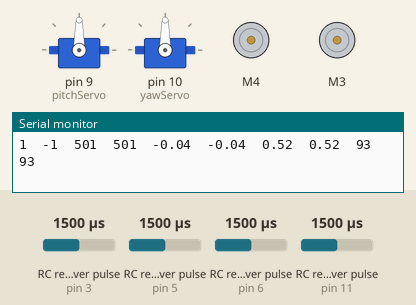
Bench run of a sketch on a simulated Arduino Uno, built with avr-gcc and run on an emulated ATmega328P. Parts: 2 × servo, 2 × DC motor (green arrow = forward, orange = backward, longer = faster), the last lines printed to the serial monitor. Wiring (inferred from the names in the program): 4 × RC receiver channel: data pin 3 / data pin 5 / data pin 6 / data pin 11. The test bench sets the inputs (shaded band); at power-on: RC receiver pulse (sensors on pin 3, pin 5, pin 6, pin 11) 1500 µs.

Above: at 1.2 s.
1.3 s: RC receiver pulse (sensor on pin 3) set to 1020 µs
At 1.7 s:
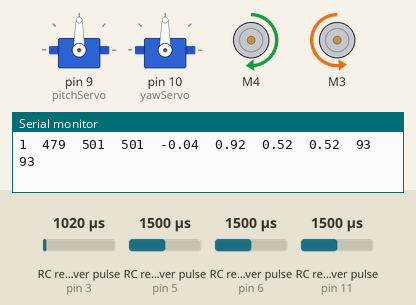
2.8 s: RC receiver pulse (sensor on pin 5) set to 1020 µs
At 4.0 s:
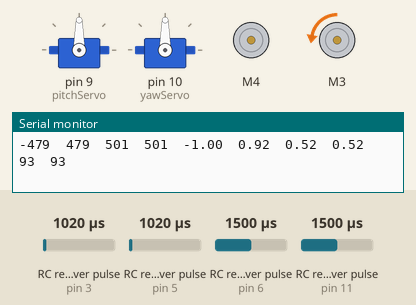
4.3 s: RC receiver pulse (sensor on pin 6) set to 1020 µs
At 5.2 s:
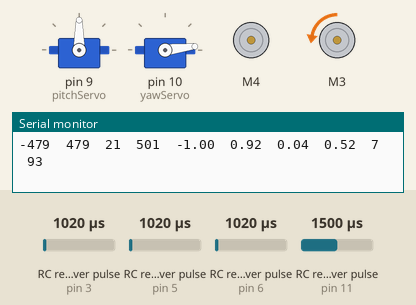
5.8 s: RC receiver pulse (sensor on pin 11) set to 1020 µs
At 6.3 s:
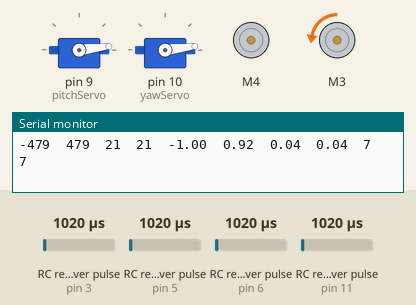
7.3 s: RC receiver pulse (sensor on pin 3) set to 1250 µs
At 8.5 s:
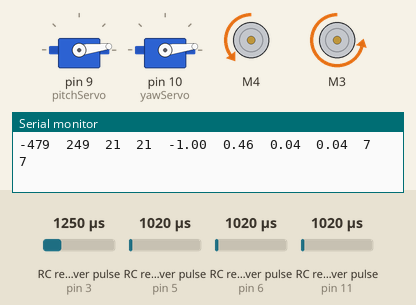
8.8 s: RC receiver pulse (sensor on pin 5) set to 1250 µs
At 9.8 s:
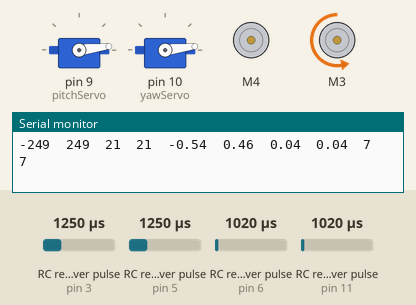
Timing chart, 0 to 11.3 s (numbered marks = the images above; inputs shaded):
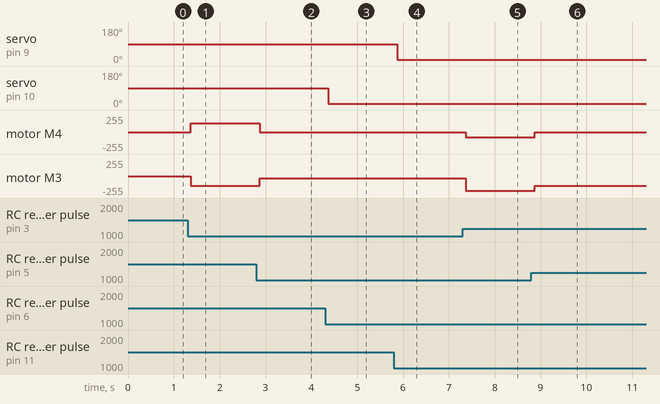

The sketch:

camerabot.ino
```cpp
/*
 *  camerabot brain
*/

#include <Servo.h>

#include <Wire.h>
#include <Adafruit_MotorShield.h>
#include "utility/Adafruit_PWMServoDriver.h"

// Create the motor shield object with the default I2C address
Adafruit_MotorShield AFMS = Adafruit_MotorShield();
// Or, create it with a different I2C address (say for stacking)
// Adafruit_MotorShield AFMS = Adafruit_MotorShield(0x61);

// Select which 'port' M1, M2, M3 or M4. In this case, M1
Adafruit_DCMotor *rightMotor = AFMS.getMotor(4);
// You can also make another motor on port M2
Adafruit_DCMotor *leftMotor = AFMS.getMotor(3);

int MOTOR_MAX_SPEED = 150;
int MOTOR_TURN_MAX_SPEED = 150;
int maxInput = 2000;

int minSpeed = 30;

int tCenter = 20;
int yCenter = 20;

int syCenter = -20;
int spCenter = -20;

int servoYawThreshold = 10;
int servoPitchThreshold = 10;;

Servo pitchServo;
Servo yawServo;

int throttlePin = 5;
int yawPin = 3;
int servoYawPin = 6;
int servoPitchPin = 11;
// twelve servo objects can be created on most boards

int pos = 0;    // variable to store the servo position
int yawSpeed=90;

void setup() {
  pitchServo.attach(9);  // attaches the servo on pin 9 to the servo object
  yawServo.attach(10);  // attaches the servo on pin 9 to the servo object

  Serial.begin(9600);           // set up Serial library at 9600 bps
  Serial.println("Adafruit Motorshield v2 - DC Motor test!");

  AFMS.begin();  // create with the default frequency 1.6KHz
  //AFMS.begin(1000);  // OR with a different frequency, say 1KHz

  // Set the speed to start, from 0 (off) to 255 (max speed)
  rightMotor->setSpeed(0);
  rightMotor->run(RELEASE);
  leftMotor->setSpeed(0);
  leftMotor->run(RELEASE);

  pinMode(throttlePin, INPUT);
  pinMode(yawPin, INPUT);
  pinMode(servoYawPin, INPUT);
  pinMode(servoPitchPin, INPUT);
}

void loop() {
  //moveYawServo();
  //movePitchServo();
  //moveMotors();
  int rawThrottle = pulseIn(throttlePin, HIGH)-1500;
  int rawYaw = -1*(pulseIn(yawPin, HIGH)-1500);
  int rawServoYaw = pulseIn(servoYawPin, HIGH)-1000;
  int rawServoPitch = (pulseIn(servoPitchPin, HIGH)-1000);
  Serial.print(rawThrottle);
  Serial.print("\t");
  Serial.print(rawYaw);
  Serial.print("\t");
  Serial.print(rawServoYaw);
  Serial.print("\t");
  Serial.print(rawServoPitch);
  Serial.print("\t");


  float throttleVal = (float)(rawThrottle-tCenter)/500.0; // Read the pulse width of
  Serial.print(throttleVal);
  Serial.print("\t");

  float yawVal = (float)(rawYaw-yCenter)/500.0; // each channel
  Serial.print(yawVal);
  Serial.print("\t");

  float servoYawVal = (float)(rawServoYaw-syCenter)/1000.0; // Read the pulse width of
  Serial.print(servoYawVal);
  Serial.print("\t");

  float servoPitchVal = (float)(rawServoPitch-spCenter)/1000.0; // each channel
  Serial.print(servoPitchVal);
  Serial.print("\t");


  float lVal = throttleVal - yawVal;
  float rVal = throttleVal + yawVal;

  //Serial.print(lVal);
  //Serial.print("\t");
  //Serial.print(rVal);
  //Serial.print("\t");
  moveMotors(lVal, rVal);
  moveServoYaw(servoYawVal);
  moveServoPitch(servoPitchVal);
  Serial.println(" ");
  delay(15);
}

void moveServoYaw(float servoYawVal){
  //Serial.print(lVal);
  //Serial.print("\t");
  int servoPos = (int)(180.0*abs(servoYawVal)) ;
  Serial.print(servoPos);
  Serial.print("\t");

  if (abs(servoPos-90) > servoYawThreshold){
    yawServo.write(servoPos);

  }
}

void moveServoPitch(float servoPitchVal){
  int servoPos = (int)(180.0*abs(servoPitchVal)) ;
  Serial.print(servoPos);
  Serial.print("\t");

  if (abs(servoPos-90) > servoPitchThreshold){
    pitchServo.write(servoPos);
  }
}

void moveMotors(float lSpeed, float rSpeed){
  lSpeed = lSpeed * MOTOR_MAX_SPEED;
  rSpeed = rSpeed * MOTOR_MAX_SPEED;

  //Serial.print(abs(lSpeed));
  //Serial.print("\t");
  //Serial.print(abs(rSpeed));
  //Serial.println("\t");

  if (abs(lSpeed)<minSpeed){
    leftMotor->run(RELEASE);
    leftMotor->setSpeed(0);
  } else if (lSpeed>0.0) {
    leftMotor->run(FORWARD);
    leftMotor->setSpeed(abs(lSpeed));
  }else{
    leftMotor->run(BACKWARD);
    leftMotor->setSpeed(abs(lSpeed));
  }

  if (abs(rSpeed)<minSpeed){
    rightMotor->run(RELEASE);
    rightMotor->setSpeed(0);
  } else if (rSpeed>0.0) {
    rightMotor->run(FORWARD);
    rightMotor->setSpeed(abs(rSpeed));
  }else{
    rightMotor->run(BACKWARD);
    rightMotor->setSpeed(abs(rSpeed));

  }

}
```

Measured:
- after the input at 1.3 s, motor M4: stopped → forward 132/255 after 0.07 s; motor M3: stopped → backward 143/255 after 0.07 s
- after the input at 2.8 s, motor M4: forward 132/255 → stopped after 0.07 s; motor M3: backward 143/255 → backward 31/255 after 0.07 s
- after the input at 4.3 s, servo on pin 10 (yawServo): 90° → 7° after 0.07 s
- after the input at 5.8 s, servo on pin 9 (pitchServo): 90° → 7° after 0.07 s
- after the input at 7.3 s, motor M4: stopped → backward 81/255 after 0.07 s; motor M3: backward 31/255 → backward 218/255 after 0.07 s
- after the input at 8.8 s, motor M4: backward 81/255 → stopped after 0.07 s; motor M3: backward 218/255 → backward 149/255 after 0.07 s
